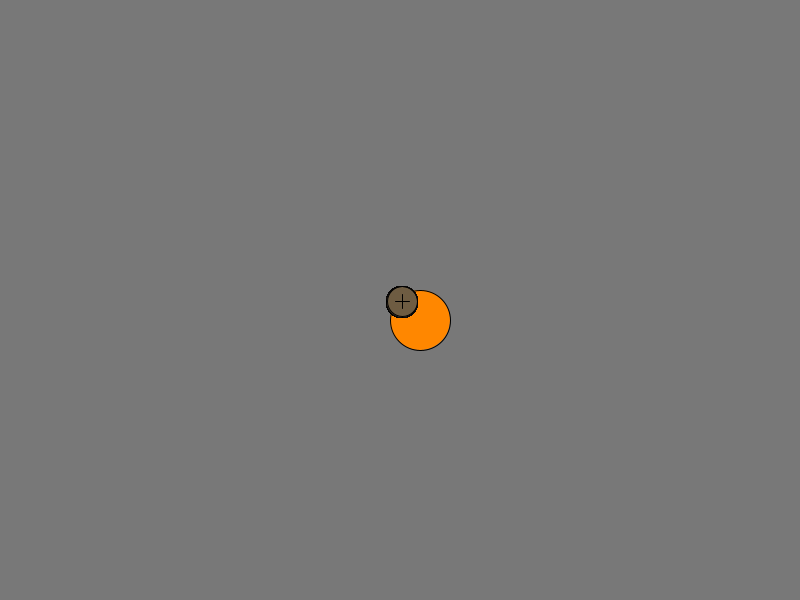
Frame 1 (no input)
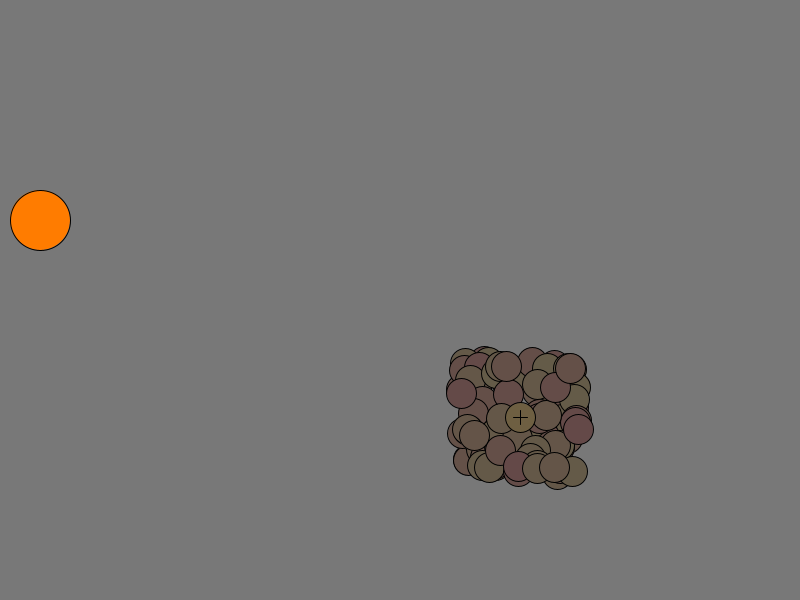
Frame 60 (the mouse pressed at the canvas centre just before this capture)
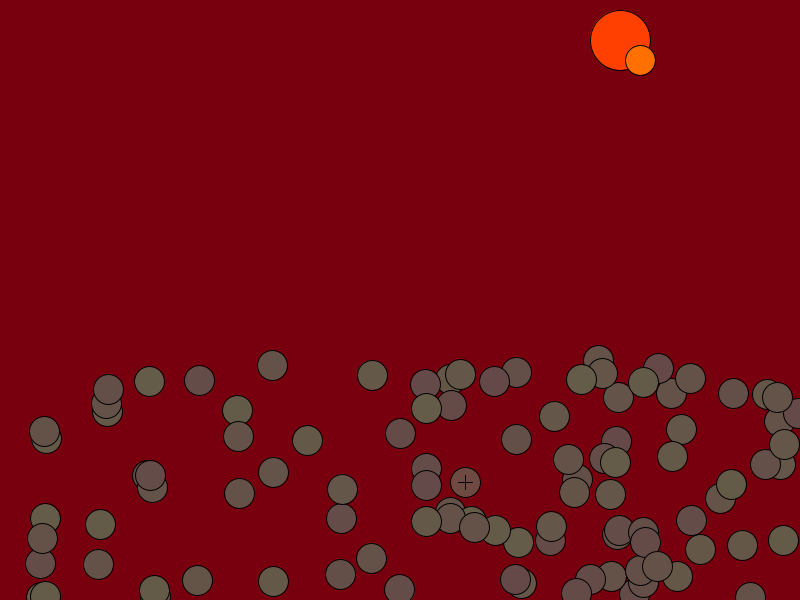
Frame 120 (the mouse held since frame 60 and released just before this capture)

The Processing sketch that drew these frames (run headless with seeded random() and noise(); from frame 60 on, the mouse is pressed at the canvas centre):

// Processing sketch: processing_186793
// ── processing_186793.pde


//TWEAK Tomado de un tutorial 

int sz = 30;
int numeroBolas = 100;
int pX, pY, vX, vY;
int t = 30;


//creamos un array de posicionesX con "numeroBolas" elementos:
float[] posicionesX = new float[numeroBolas];
//y creamos un array de posicionesY:
float[] posicionesY = new float[numeroBolas];
//creamos un array de velocidadesX con "numeroBolas" elementos:
float[] velocidadesX = new float[numeroBolas];
//y creamos un array de velocidadesY:
float[] velocidadesY = new float[numeroBolas];


void setup() {
  size(800, 600);
  colorMode (HSB);
  //inicializamos las posiciones y velocidades:
  for (int i = 0; i<numeroBolas; i++) {
    posicionesX[i] = width/2;
    posicionesY[i] = height/2;
    velocidadesX[i] = random(1, 3);
    velocidadesY[i] = random(1, 3);
    
    pX = width/2;
  pY = height/2;
  vX = 20;
  vY = 20;
  }
}

void draw() {
  background(random(mouseX),mouseY,120);
pX = pX+vX;
  pY = pY+vY;
   
fill(random(t),255,255);
  ellipse(pX,pY,t*2,t*2);
   
  if((pX<0)||(pX>width)){
    vX = -vX;
  }
 
  if((pY<0)||(pY>height)){
    vY = -vY;
  }
if (mousePressed){
  pX = pX+vX;
  pY = pY+vY;
   
fill(random(t),255,255);
  ellipse(pX,pY,t,t);
   
  if((pX<0)||(pX>width)){
    vX = -vX;
  }
 
  if((pY<0)||(pY>height)){
    vY = -vY;
  }
}
  //primero, dibujamos toda las bolas:
  dibujaBolas();
  //y finalmente, dibujamos el marcador de la posiciÃ�Æ�Ã�Â³n media:
}

//////////////FUNCIONES(///////////////////////////////////

void dibujaBolas() {
 
  

  //iniciamos un bucle para que realize la acciÃ�Æ�Ã�Â¯Ã�â��Ã�Â¿Ã�â��Ã�Â½n para todos los
  //elementos del array:
  for (int i = 0; i<numeroBolas; i++) {
    //actualitzamos las posiciones
    posicionesX[i] += velocidadesX[i];
    posicionesY[i] += velocidadesY[i];

    //comprobamos los bordes X
    if ((posicionesX[i]<0)||(posicionesX[i]>width)) {
      velocidadesX[i] = -velocidadesX[i];
    } 
    //comprobamos los bordes Y
    if ((posicionesY[i]<0)||(posicionesY[i]>height)) {
      velocidadesY[i] = -velocidadesY[i];
    } 

    //dibujamos las elipses:
    fill(random(sz),69,100);
    ellipse(posicionesX[i], posicionesY[i], sz, sz);
  }
  //acabado esto, dibujamos una elipse que represente la posiciÃ�Â³n media:
    //y dibujamos el elemento
  fill(random(sz),100,110);
  stroke(200,0,0);
  float xMedia = dameLaMedia(posicionesX);
  float yMedia = dameLaMedia(posicionesY);
  
  ellipse(xMedia,yMedia,sz,sz);
  line(xMedia-sz/4,yMedia,xMedia+sz/4,yMedia);
  line(xMedia,yMedia-sz/4,xMedia,yMedia+sz/4);
}

float dameLaMedia(float[] _a) {
  float suma=0, media =0;
 
  //sumamos todas las posiciones 
  for (int i = 0; i<numeroBolas; i++) {
   suma += _a[i];
  }
  //...y las dividimos por el nÃ�Æ�Ã�Âºmero de bolas:
  media = suma/numeroBolas;
  return media;
}

void mousePressed(){
   for (int i = 0; i<numeroBolas; i++) {
    posicionesX[i] = mouseX;
    posicionesY[i] = mouseY;
    velocidadesX[i] = random(1, 20);
    velocidadesY[i] = random(1, 5);
  }                            
}
